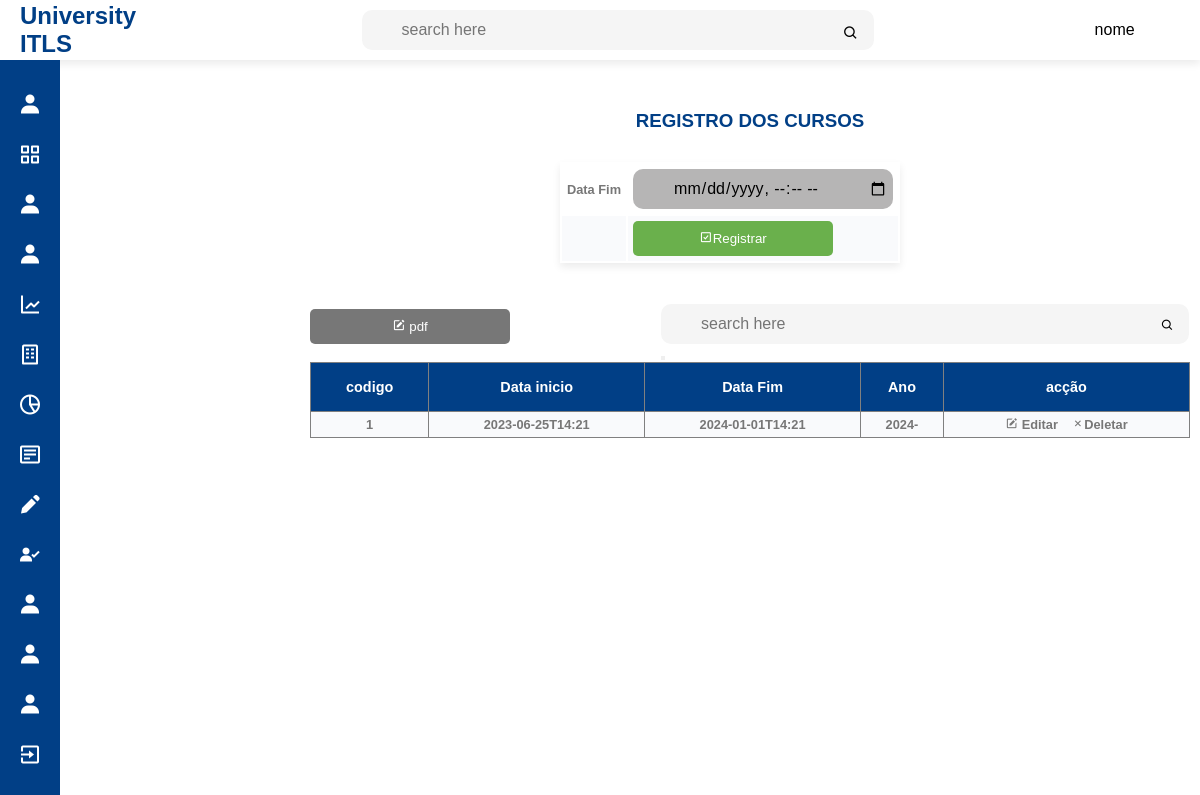
The app's page /lectivo.php with its own data.
### tables this page shows
CREATE TABLE `ano_lectivo` (
  `codigo` int(10) UNSIGNED NOT NULL,
  `data_inicio` varchar(250) DEFAULT NULL,
  `data_fim` varchar(250) DEFAULT NULL,
  `ano` varchar(6) DEFAULT NULL
);

### lectivo.php (the view, shortened to what this page needs)
<?php include('includes/header.php');
include('config/conexao.php');
?>
<?php include('includes/navbar.php'); ?>
<div id="divheader" style="margin-left: 300px; transform: translate(0,100px);">
<form action="ano_lectivo/registro.php" method="post">
    <table style="box-shadow: 0 4px 8px 0 rgba(0, 0,0,0.08);  margin-left: 250px; transform: translate(0,30px);" >
        <tr>
        <h3 style="color: #013f86; text-align: center;">REGISTRO DOS CURSOS</h3>
            <td>Data Fim</td>
            <td><input type="datetime-local" name="fim" id="" placeholder="Digite a primeira nota" required></td>
        </tr>
            <td></td>
            <td><button type="submit" name="submit"><i class='bx bx-check-square'></i>Registrar</button></td>
    </table>
</form>
<br>
<br>
<table border="1" width="100%" id="table" >
<button style="transform: translate(0,40px);padding: 10px;   background: #777; color: #fff; border-radius: 5px;    border: 0;cursor: pointer;width: 200px;">
 <a style="text-decoration: none; color: #fff;" href="pdfletivo.php"><i class='bx bxs-edit'></i> pdf</a></button>
    <form action="pesquisar.php" method="post">
<div class="search" style="margin-left: 350px;">
            <input type="search" value="<?php if(isset($_GET['busca'])) echo $_GET['busca']; ?>" id="form-pesquisar" placeholder="search here">
        <label for="search"><button id="btn-pesquisar" type="submit" name="busca"><i class='bx bx-search'></i></button>
        </div>
        </form>
    <tr align="center" style=" background: #013f86; color: #fff;" >
        <th>codigo</th>
        <th>Data inicio</th>
        <th>Data Fim</th>
        <th>Ano</th>
        <th>acção</th>
    </tr>
    <?php
   $sql="SELECT * FROM ano_lectivo";
   $query=$conn->query($sql);
while($row=$query->fetch_assoc()) {
    ?>
    <tr align="center">
          <td><?= $row['codigo'] ?></td>
          <td><?= $row['data_inicio'] ?></td>
         <td><?= $row['data_fim'] ?></td>
        <td><?= $row['ano'] ?></td>
        <td align="center">
        <a style="text-decoration: none; color: #777;" href="ano_lectivo/editar.php?editar=<?= $row['codigo']; ?>"><i class='bx bxs-edit'></i> Editar</a>
     <a style="text-decoration: none; color: #777;"  href="ano_lectivo/deletar.php?eleminar=<?= $row['codigo']; ?>"><i class='bx bxs-delete' style="width: 10px;"></i></i><i class='bx bx-x'></i>Deletar</a>
        </td>
    </tr>
    <?php
}
    ?>
</table>
<?php include('includes/footer.php'); ?>

### css/style.css (style rules this page uses)
* { padding: 0; margin: 0; box-sizing: border-box; font-family: 'poppins',sans-serif; }
:root { --color-blue:#013f86; --color-ligt:#fff; --color-light:#f5f5f5; }
.search { position: relative; width: 60%; justify-self: center; }
.search input { width: 100%; height: 40px; padding: 0 40px; font-size: 16px; outline: none; border: none; border-radius: 10px; background: var(--color-light); display: inline-flex; }
.search i { position: absolute; right: 15px; top: 15px; cursor: pointer; }

### css/table.css (style rules this page uses)
th,td { font-size: .9rem; padding: 1rem .5rem; color: var(--color-dark); }
td { font-size: .8rem; }
tbody tr:nth-child(even) { background: #f9fafc; }
#divheader { margin: auto; padding: 10px; border-radius: 3px; width: 900px; background: #fff; }
#table { border-collapse: collapse; padding: 5px; background: #fff; }
tr td { padding: 5px; color: #777; font-weight: 900; }
tr button[type="submit"] { padding: 10px; background: rgba(106,176,76,1.0); color: #fff; border-radius: 5px; border: 0; cursor: pointer; width: 200px; }

### lectivo.php (style rules this page uses)
#divheader { margin: auto; padding: 10px; border-radius: 3px; width: 900px; background: #fff; }
input[type="text"],select,input[type="datetime-local"] { width: 500px; width: 260px; height: 40px; padding: 0 40px; font-size: 16px; outline: none; border: none; border-radius: 10px; background: rgb(182, 181, 181); display: inline-flex; }
#table { border-collapse: collapse; padding: 5px; background: #fff; border-radius: 5px; }
tr td { padding: 5px; color: #777; font-weight: 900; }
tr button[type="submit"] { padding: 10px; background: rgba(106,176,76,1.0); color: #fff; border-radius: 5px; border: 0; cursor: pointer; width: 200px; }

### records on screen
ano_lectivo: codigo "1", data_inicio "2023-06-25T14:21", data_fim "2024-01-01T14:21", ano "2024-"
